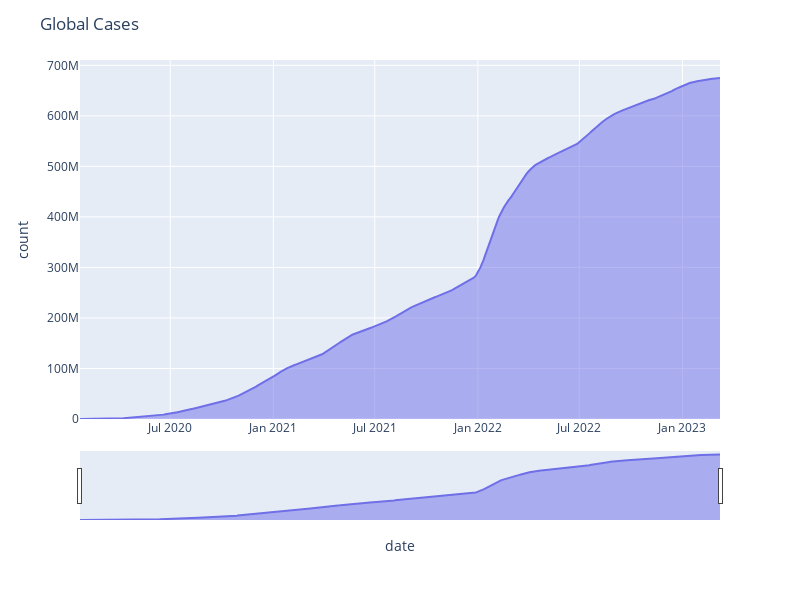

The code cell stored with this chart in its notebook:
### Code cell
# Global case count
graph_area_global("cases", "#6f6fe7", "Global Cases")

### Figure 1 — Plotly figure (JSON) as saved in the notebook; plotly's stock layout.template omitted (floating-point values rounded to 4 significant figures; data arrays with more than 128 entries replaced by an {"elided": "..."} marker saying what was removed)
{"data": [{"fillpattern": {"shape": ""}, "hovertemplate": "date=%{x}<br>cases=%{y}<extra></extra>", "legendgroup": "", "line": {"color": "#6f6fe7"}, "marker": {"symbol": "circle"}, "mode": "lines", "name": "", "orientation": "v", "showlegend": false, "stackgroup": "1", "type": "scatter", "x": {"elided": "1143 str values"}, "xaxis": "x", "y": {"elided": "1143 int values"}, "yaxis": "y"}], "layout": {"height": 600, "legend": {"tracegroupgap": 0}, "margin": {"t": 60}, "title": {"text": "Global Cases"}, "width": 800, "xaxis": {"anchor": "y", "autorange": true, "domain": [0, 1], "range": ["2020-01-22", "2023-03-09"], "rangeslider": {"autorange": true, "range": ["2020-01-22", "2023-03-09"], "visible": true, "yaxis": {"_template": null, "rangemode": "match"}}, "title": {"text": "date"}, "type": "date"}, "yaxis": {"anchor": "x", "autorange": true, "domain": [0, 1], "range": [0, 710600000.0], "title": {"text": "count"}, "type": "linear"}}}
